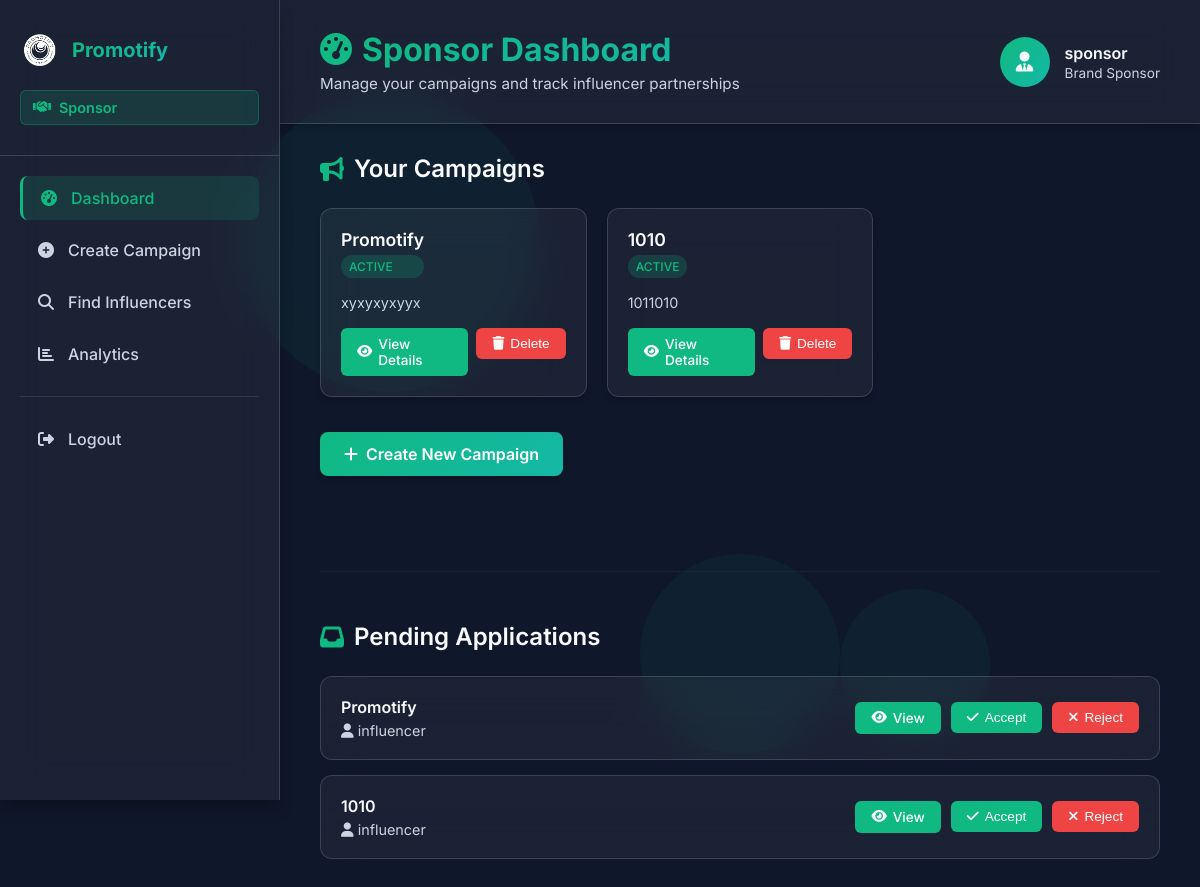
/sdash (signed in), run on an earlier commit of the app's database.
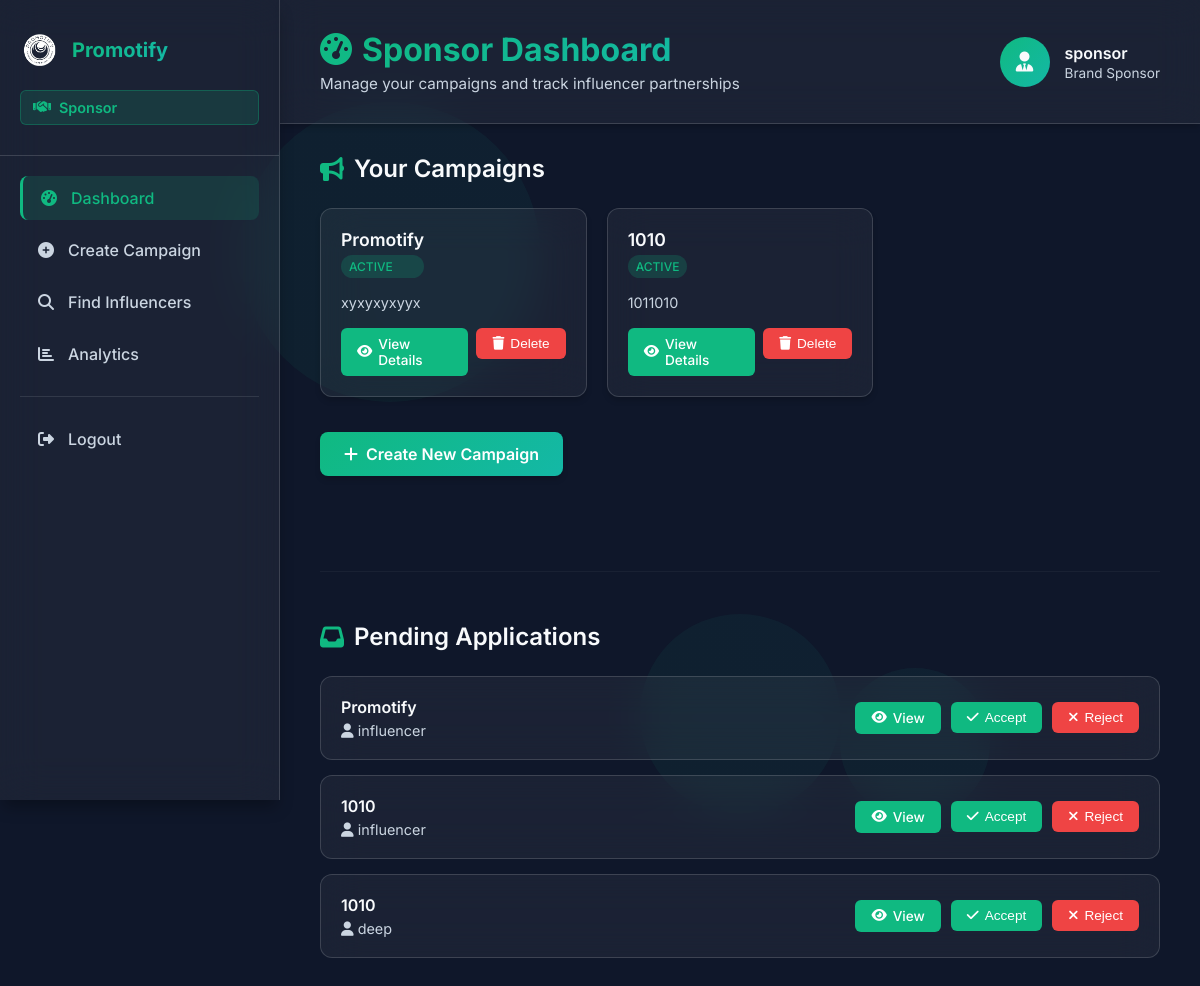
And on a later commit of the database.
### main.py (models this page shows, shortened)
class Sponsor(db.Model):
    id = db.Column(db.Integer, primary_key=True)
    username = db.Column(db.String(15), unique=True, nullable=False)
    email = db.Column(db.String(20), unique=True, nullable=False)
    password = db.Column(db.String(10), nullable=False)
    industry = db.Column(db.String(20), nullable=False)
    date_joined = db.Column(db.DateTime, default=datetime.utcnow)  # Add this line

class Campaign(db.Model):
    id = db.Column(db.Integer, primary_key=True)
    sponsor_id = db.Column(db.Integer, db.ForeignKey('sponsor.id'), nullable=False)
    name = db.Column(db.String(15), nullable=False)
    description = db.Column(db.Text, nullable=True)
    start_date = db.Column(db.Date, nullable=False)
    end_date = db.Column(db.Date, nullable=False)
    budget = db.Column(db.Float, nullable=False)
    status = db.Column(db.String(50))
    sponsor = db.relationship('Sponsor', backref=db.backref('campaigns', lazy=True))
    influencers = db.relationship('Influencer', secondary='application',
                                  primaryjoin="and_(Campaign.id==Application.campaign_id, Application.status=='accepted')",
                                  backref=db.backref('accepted_campaigns', lazy='dynamic'))

class Application(db.Model):
    id = db.Column(db.Integer, primary_key=True)
    influencer_id = db.Column(db.Integer, db.ForeignKey('influencer.id'), nullable=False)
    campaign_id = db.Column(db.Integer, db.ForeignKey('campaign.id'), nullable=False)
    status = db.Column(db.String(20), default='pending')
    created_at = db.Column(db.DateTime, default=datetime.utcnow)
    influencer = db.relationship('Influencer', backref=db.backref('applications', lazy=True))
    campaign = db.relationship('Campaign', backref=db.backref('applications', lazy=True))

class Influencer(db.Model):
    id = db.Column(db.Integer, primary_key=True)
    username = db.Column(db.String(15), unique=True, nullable=False)
    email = db.Column(db.String(30), unique=True, nullable=False)
    password = db.Column(db.String(10), nullable=False)
    instagram = db.Column(db.String(15), unique=True, nullable=True)
    linkedin = db.Column(db.String(20), unique=True, nullable=True)
    twitter = db.Column(db.String(20), unique=True, nullable=True)
    youtube = db.Column(db.String(20), unique=True, nullable=True)
    date_joined = db.Column(db.DateTime, default=datetime.utcnow)  # Add this line
    campaigns = db.relationship('Campaign', secondary='application',
                                primaryjoin="and_(Influencer.id==Application.influencer_id, Application.status=='accepted')",
                                backref=db.backref('accepted_influencers', lazy='dynamic'))

### main.py (the view)
@app.route('/sdash')
@app.route('/sdash/<int:campaign_id>')
@app.route('/sdash/<int:application_id>')
def spon_dash(campaign_id=None, application_id=None):
    if 'sponsor_id' not in session:
        flash('You need to log in first.', 'error')
        return redirect(url_for('spon_log'))
    sponsor = Sponsor.query.get(session['sponsor_id'])
    campaigns = sponsor.campaigns
    applications = Application.query.filter(Application.campaign.has(sponsor_id=sponsor.id), Application.status == 'pending').all()
    selected_campaign = None
    selected_application = None
    if campaign_id:
        selected_campaign = Campaign.query.get(campaign_id)
    elif application_id:
        selected_application = Application.query.get(application_id)
    return render_template('spon_dash.html',
                           sponsor=sponsor,
                           campaigns=campaigns,
                           applications=applications,
                           selected_campaign=selected_campaign,
                           selected_application=selected_application)

### templates/spon_dash.html (shortened to what this page needs)
<!DOCTYPE html>
<html lang="en">
<head>
    <link rel="stylesheet" type="text/css" href="{{ url_for('static', filename='css/sdash.css') }}">
    <link rel="stylesheet" href="https://cdnjs.cloudflare.com/ajax/libs/font-awesome/6.4.0/css/all.min.css">
</head>
<body>
    <div class="background">
        <div class="shape shape-1"></div>
        <div class="shape shape-2"></div>
        <div class="shape shape-3"></div>
    </div>
    <aside class="sidebar">
        <div class="sidebar-header">
            <div class="logo">
                <img src="{{ url_for('static', filename='images/promotify.png') }}" alt="Promotify">
                <span class="logo-text">Promotify</span>
            </div>
            <div class="sponsor-badge">
                <i class="fas fa-handshake"></i>
                <span>Sponsor</span>
            </div>
        </div>
        <nav class="sidebar-nav">
            <ul>
                <li class="nav-item active">
                    <a href="#" class="nav-link">
                        <i class="fas fa-tachometer-alt"></i>
                        <span>Dashboard</span>
                    </a>
                </li>
                <li class="nav-item">
                    <a href="{{ url_for('spon_camp') }}" class="nav-link">
                        <i class="fas fa-plus-circle"></i>
                        <span>Create Campaign</span>
                    </a>
                </li>
                <li class="nav-item">
                    <a href="{{ url_for('sfind') }}" class="nav-link">
                        <i class="fas fa-search"></i>
                        <span>Find Influencers</span>
                    </a>
                </li>
                <li class="nav-item">
                    <a href="{{ url_for('sstats') }}" class="nav-link">
                        <i class="fas fa-chart-bar"></i>
                        <span>Analytics</span>
                    </a>
                </li>
                <li class="nav-item logout">
                    <a href="{{ url_for('spon_logout') }}" class="nav-link">
                        <i class="fas fa-sign-out-alt"></i>
                        <span>Logout</span>
                    </a>
                </li>
            </ul>
        </nav>
    </aside>
    <main class="main-content">
        <header class="content-header">
            <div class="header-left">
                <h1><i class="fas fa-tachometer-alt"></i>Sponsor Dashboard</h1>
                <p class="header-subtitle">Manage your campaigns and track influencer partnerships</p>
            </div>
            <div class="user-info">
                <div class="user-avatar">
                    <i class="fas fa-user-tie"></i>
                </div>
                <div class="user-details">
                    <span class="user-name">{{ sponsor.username }}</span>
                    <span class="user-role">Brand Sponsor</span>
                </div>
            </div>
        </header>
        <div class="content">
            <div class="campaigns-section content-section">
                <h2 class="section-title">
                    <i class="fas fa-bullhorn"></i>
                    Your Campaigns
                </h2>
                {% if campaigns %}
                    <div class="campaigns-grid">
                        {% for campaign in campaigns %}
                        <div class="campaign-card">
                            <div class="campaign-header">
                                <div>
                                    <div class="campaign-name">{{ campaign.name }}</div>
                                    <div class="campaign-status status-active">Active</div>
                                </div>
                            </div>
                            <p class="campaign-description">{{ campaign.description or 'No description available.' }}</p>
                            <div class="campaign-actions">
                                <a href="{{ url_for('spon_dash', campaign_id=campaign.id) }}" class="btn btn-primary">
                                    <i class="fas fa-eye"></i> View Details
                                </a>
                                <form action="{{ url_for('delete_campaign', campaign_id=campaign.id) }}" method="POST" style="display: inline;">
                                    <button type="submit" class="btn btn-danger" onclick="return confirm('Are you sure you want to delete this campaign?')">
                                        <i class="fas fa-trash"></i> Delete
                                    </button>
                                </form>
                            </div>
                        </div>
                        {% endfor %}
                    </div>
                {% else %}
                    <div class="empty-state">
                        <i class="fas fa-bullhorn"></i>
                        <p>You haven't created any campaigns yet.</p>
                    </div>
                {% endif %}
                <div class="action-section">
                    <a href="{{ url_for('spon_camp') }}" class="create-campaign-btn">
                        <i class="fas fa-plus"></i>
                        Create New Campaign
                    </a>
                </div>
            </div>
            <div class="section-divider"></div>
            <div class="applications-section content-section">
                <h2 class="section-title">
                    <i class="fas fa-inbox"></i>
                    Pending Applications
                </h2>
                {% if applications %}
                    <div class="applications-grid">
                        {% for application in applications %}
                        <div class="application-card">
                            <div class="application-info">
                                <div class="application-campaign">{{ application.campaign.name }}</div>
                                <div class="application-influencer">
                                    <i class="fas fa-user"></i> {{ application.influencer.username }}
                                </div>
                            </div>
                            <div class="application-actions">
                                <a href="{{ url_for('spon_dash', application_id=application.id) }}" class="btn btn-primary">
                                    <i class="fas fa-eye"></i> View
                                </a>
                                <form action="{{ url_for('accept_application', application_id=application.id) }}" method="POST" style="display: inline;">
                                    <button type="submit" class="btn btn-success">
                                        <i class="fas fa-check"></i> Accept
                                    </button>
                                </form>
                                <form action="{{ url_for('reject_application', application_id=application.id) }}" method="POST" style="display: inline;">
                                    <button type="submit" class="btn btn-danger">
                                        <i class="fas fa-times"></i> Reject
                                    </button>
                                </form>
                            </div>
                        </div>
                        {% endfor %}
                    </div>
                {% else %}
                    <div class="empty-state">
                        <i class="fas fa-inbox"></i>
                        <p>No pending applications at the moment.</p>
                    </div>
                {% endif %}
            </div>
        </div>
    </main>
</body>
</html>

What changed in the data, as far as the page shows it:
added Application: campaign.name "1010", influencer.username "deep"
